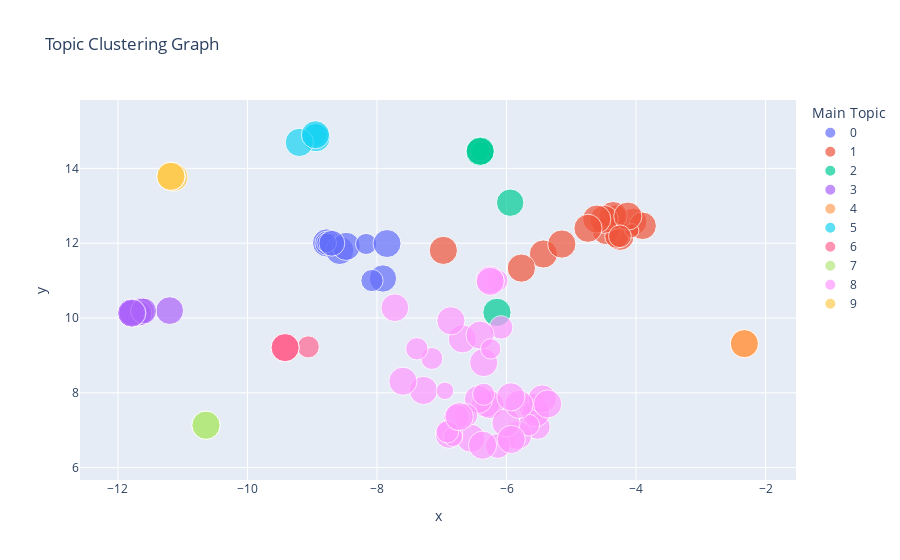

Source (notebook cell):
### Markdown cell above
# Generating Cluster Graph of Topics

### Code cell
visualize_topic_cluster_TSNE(LDA_model, df)

### Figure 1 — Plotly figure (JSON) as saved in the notebook; plotly's stock layout.template omitted (floating-point values rounded to 4 significant figures)
{"data": [{"customdata": [["buff.ly", "Neutral Positive", "0"], ["www.nbcnews.com", "Neutral Negative", "0"], ["wapo.st", "Neutral Positive", "0"], ["4imag.com", "Positive", "0"], ["cna.asia", "Neutral Positive", "0"], ["nyti.ms", "Neutral Positive", "0"], ["punchbowl.news", "Neutral Positive", "0"], ["l.smartnews.com", "Neutral Positive", "0"], ["en.wikipedia.org", "Neutral Negative", "0"], ["trib.al", "Neutral Negative", "0"], ["people.com", "Neutral Negative", "0"]], "hovertemplate": "Address: %{customdata[0]}<br>Sentiment Label: %{customdata[1]}<br>Main Topic:%{customdata[2]}", "legendgroup": "0", "marker": {"color": "#636efa", "size": [0.9997, 0.9383, 0.5486, 0.6179, 0.7195, 0.9997, 0.9946, 0.56, 0.9831, 0.4864, 0.8381], "sizemode": "area", "sizeref": 0.002499, "symbol": "circle"}, "mode": "markers", "name": "0", "orientation": "v", "showlegend": true, "type": "scatter", "x": [-8.778, -7.909, -8.763, -8.078, -8.774, -8.577, -8.476, -8.168, -7.845, -8.778, -8.697], "xaxis": "x", "y": [12.01, 11.06, 12.01, 11.0, 12.0, 11.81, 11.92, 11.98, 11.99, 12.01, 12.0], "yaxis": "y"}, {"customdata": [["www.washingtontimes.com", "Positive", "1"], ["bit.ly", "Neutral Positive", "1"], ["fee.org", "Positive", "1"], ["nbcbay.com", "Neutral Positive", "1"], ["welovetrump.com", "Positive", "1"], ["www.dailykos.com", "Neutral Negative", "1"], ["lakegenevanews.net", "Neutral Positive", "1"], ["time.com", "Neutral Positive", "1"], ["ift.tt", "Neutral Negative", "1"], ["ow.ly", "Neutral Positive", "1"], ["www.dailykos.com", "Neutral Negative", "1"], ["www.ncronline.org", "Neutral Positive", "1"], ["www.wkyt.com", "Neutral Positive", "1"], ["open.substack.com", "Positive", "1"], ["trib.al", "Positive", "1"], ["wjactv.com", "Neutral Positive", "1"], ["www.jihadwatch.org", "Negative", "1"]], "hovertemplate": "Address: %{customdata[0]}<br>Sentiment Label: %{customdata[1]}<br>Main Topic:%{customdata[2]}", "legendgroup": "1", "marker": {"color": "#EF553B", "size": [0.9943, 0.9982, 0.9974, 0.9224, 0.7263, 0.9495, 0.5513, 0.9968, 0.9979, 0.9973, 0.999, 0.9971, 0.9982, 0.9957, 0.2541, 0.9981, 0.6474], "sizemode": "area", "sizeref": 0.002499, "symbol": "circle"}, "mode": "markers", "name": "1", "orientation": "v", "showlegend": true, "type": "scatter", "x": [-5.43, -4.247, -4.46, -4.04, -4.297, -3.898, -4.317, -6.975, -4.353, -4.493, -5.771, -4.606, -5.146, -4.742, -4.065, -4.127, -4.248], "xaxis": "x", "y": [11.71, 12.19, 12.34, 12.58, 12.19, 12.47, 12.75, 11.81, 12.74, 12.64, 11.33, 12.65, 11.98, 12.4, 12.33, 12.72, 12.19], "yaxis": "y"}, {"customdata": [["www.cbc.ca", "Neutral Positive", "2"], ["theshahab.com", "Neutral Positive", "2"], ["www.mediaite.com", "Neutral Positive", "2"], ["www.theyeshivaworld.com", "Neutral Positive", "2"], ["prada.substack.com", "Neutral Positive", "2"], ["go.shr.lc", "Neutral Positive", "2"], ["www.msnbc.com", "Neutral Positive", "2"]], "hovertemplate": "Address: %{customdata[0]}<br>Sentiment Label: %{customdata[1]}<br>Main Topic:%{customdata[2]}", "legendgroup": "2", "marker": {"color": "#00cc96", "size": [0.9954, 0.9406, 0.4504, 0.519, 0.9992, 0.9982, 0.9978], "sizemode": "area", "sizeref": 0.002499, "symbol": "circle"}, "mode": "markers", "name": "2", "orientation": "v", "showlegend": true, "type": "scatter", "x": [-6.405, -5.943, -6.405, -6.405, -6.147, -6.412, -6.405], "xaxis": "x", "y": [14.46, 13.08, 14.46, 14.46, 10.15, 14.44, 14.46], "yaxis": "y"}, {"customdata": [["www.cbsnews.com", "Neutral Positive", "3"], ["www.sonsof1776.com", "Neutral Negative", "3"], ["www.newsbreakapp.com", "Neutral Positive", "3"], ["ijr.com", "Neutral Positive", "3"], ["www.politico.com", "Neutral Positive", "3"], ["dlvr.it", "Neutral", "3"], ["twitchy.com", "Positive", "3"], ["www.foxnews.com", "Neutral Positive", "3"], ["zpr.io", "Neutral Positive", "3"]], "hovertemplate": "Address: %{customdata[0]}<br>Sentiment Label: %{customdata[1]}<br>Main Topic:%{customdata[2]}", "legendgroup": "3", "marker": {"color": "#ab63fa", "size": [0.9959, 0.9953, 0.8048, 0.6047, 0.9991, 0.9658, 0.8419, 0.8434, 0.9897], "sizemode": "area", "sizeref": 0.002499, "symbol": "circle"}, "mode": "markers", "name": "3", "orientation": "v", "showlegend": true, "type": "scatter", "x": [-11.79, -11.65, -11.67, -11.76, -11.78, -11.2, -11.79, -11.6, -11.79], "xaxis": "x", "y": [10.13, 10.17, 10.13, 10.13, 10.13, 10.2, 10.13, 10.19, 10.13], "yaxis": "y"}, {"customdata": [["l.smartnews.com", "Neutral Positive", "4"], ["dlvr.it", "Neutral Negative", "4"], ["www.elespanol.com", "Negative", "4"], ["altanto.com.do", "Neutral Negative", "4"], ["www.thecatholicmonitor.com", "Positive", "4"]], "hovertemplate": "Address: %{customdata[0]}<br>Sentiment Label: %{customdata[1]}<br>Main Topic:%{customdata[2]}", "legendgroup": "4", "marker": {"color": "#FFA15A", "size": [0.9943, 0.9823, 0.9852, 0.97, 0.9976], "sizemode": "area", "sizeref": 0.002499, "symbol": "circle"}, "mode": "markers", "name": "4", "orientation": "v", "showlegend": true, "type": "scatter", "x": [-2.326, -2.328, -2.326, -2.329, -2.326], "xaxis": "x", "y": [9.315, 9.316, 9.315, 9.316, 9.315], "yaxis": "y"}, {"customdata": [["www.sfgate.com", "Neutral", "5"], ["www.smobserved.com", "Neutral Positive", "5"], ["soundcloud.com", "Neutral Positive", "5"], ["trib.al", "Neutral Negative", "5"], ["www.nytimes.com", "Negative", "5"]], "hovertemplate": "Address: %{customdata[0]}<br>Sentiment Label: %{customdata[1]}<br>Main Topic:%{customdata[2]}", "legendgroup": "5", "marker": {"color": "#19d3f3", "size": [0.6116, 0.7247, 0.9939, 0.9981, 0.9937], "sizemode": "area", "sizeref": 0.002499, "symbol": "circle"}, "mode": "markers", "name": "5", "orientation": "v", "showlegend": true, "type": "scatter", "x": [-8.95, -8.951, -8.941, -9.2, -8.951], "xaxis": "x", "y": [14.9, 14.9, 14.82, 14.69, 14.9], "yaxis": "y"}, {"customdata": [["meaww.com", "Positive", "6"], ["trib.al", "Neutral Positive", "6"], ["nbcbayarea.com", "Neutral Negative", "6"], ["www.diariodenavarra.es", "Positive", "6"]], "hovertemplate": "Address: %{customdata[0]}<br>Sentiment Label: %{customdata[1]}<br>Main Topic:%{customdata[2]}", "legendgroup": "6", "marker": {"color": "#FF6692", "size": [0.6114, 0.9953, 0.9959, 0.9873], "sizemode": "area", "sizeref": 0.002499, "symbol": "circle"}, "mode": "markers", "name": "6", "orientation": "v", "showlegend": true, "type": "scatter", "x": [-9.062, -9.42, -9.42, -9.418], "xaxis": "x", "y": [9.228, 9.208, 9.208, 9.209], "yaxis": "y"}, {"customdata": [["eltiempomonclova.mx", "Positive", "7"], ["buff.ly", "Negative", "7"], ["link.springer.com", "Neutral Positive", "7"]], "hovertemplate": "Address: %{customdata[0]}<br>Sentiment Label: %{customdata[1]}<br>Main Topic:%{customdata[2]}", "legendgroup": "7", "marker": {"color": "#B6E880", "size": [0.9907, 0.9982, 0.9994], "sizemode": "area", "sizeref": 0.002499, "symbol": "circle"}, "mode": "markers", "name": "7", "orientation": "v", "showlegend": true, "type": "scatter", "x": [-10.64, -10.64, -10.64], "xaxis": "x", "y": [7.134, 7.135, 7.134], "yaxis": "y"}, {"customdata": [["www.independent.co.uk", "Negative", "8"], ["www.latimes.com", "Neutral Positive", "8"], ["dlvr.it", "Neutral Negative", "8"], ["ugnews24.info", "Neutral Positive", "8"], ["www.thenewcivilrightsmovement.com", "Neutral Negative", "8"], ["www.nytimes.com", "Neutral Negative", "8"], ["politi.co", "Neutral Positive", "8"], ["www.nbcnews.com", "Neutral Negative", "8"], ["ift.tt", "Neutral Positive", "8"], ["www.dailymail.co.uk", "Neutral Positive", "8"], ["www.whas11.com", "Neutral Positive", "8"], ["on.tnr.com", "Neutral Positive", "8"], ["www.msnbc.com", "Negative", "8"], ["www.theepochtimes.com", "Neutral Positive", "8"], ["NBC11NEWS.com", "Neutral Negative", "8"], ["l.smartnews.com", "Negative", "8"], ["crooksandliars.com", "Negative", "8"], ["www.newsnationnow.com", "Neutral", "8"], ["bismarcktribune.com", "Neutral", "8"], ["www.independent.co.uk", "Negative", "8"], ["www.audacy.com", "Neutral Negative", "8"], ["www.nbcnews.com", "Neutral Positive", "8"], ["www.newsmax.com", "Negative", "8"], ["nationalfile.com", "Neutral Positive", "8"], ["www.theepochtimes.com", "Neutral Negative", "8"], ["nbcnews.to", "Neutral Negative", "8"], ["www.independent.co.uk", "Neutral Negative", "8"], ["rollingstone.com", "Neutral Negative", "8"], ["www.newsbreakapp.com", "Neutral Negative", "8"], ["flip.it", "Neutral Positive", "8"], ["dlvr.it", "Positive", "8"], ["tinyurl.com", "Neutral Negative", "8"], ["www.nbcnews.com", "Neutral Positive", "8"], ["flip.it", "Neutral Positive", "8"], ["ca.news.yahoo.com", "Neutral Positive", "8"], ["buff.ly", "Neutral Positive", "8"], ["www.kosu.org", "Neutral Negative", "8"], ["news.yahoo.com", "Negative", "8"], ["www.cnn.com", "Neutral", "8"], ["www.courttv.com", "Negative", "8"]], "hovertemplate": "Address: %{customdata[0]}<br>Sentiment Label: %{customdata[1]}<br>Main Topic:%{customdata[2]}", "legendgroup": "8", "marker": {"color": "#FF97FF", "size": [0.9961, 0.9985, 0.9972, 0.7727, 0.9955, 0.3872, 0.6132, 0.9978, 0.9923, 0.9987, 0.9577, 0.6044, 0.4671, 0.9965, 0.9974, 0.997, 0.6929, 0.9938, 0.9889, 0.5953, 0.9683, 0.6271, 0.7712, 0.6828, 0.9966, 0.9959, 0.9933, 0.9971, 0.4631, 0.9956, 0.8354, 0.6157, 0.9931, 0.6399, 0.9953, 0.9976, 0.9953, 0.9947, 0.5201, 0.9946], "sizemode": "area", "sizeref": 0.002499, "symbol": "circle"}, "mode": "markers", "name": "8", "orientation": "v", "showlegend": true, "type": "scatter", "x": [-7.282, -6.682, -5.587, -5.517, -6.32, -6.951, -6.147, -6.551, -5.547, -6.858, -6.887, -7.152, -6.0, -5.828, -5.45, -6.258, -6.083, -7.6, -6.434, -5.657, -7.724, -7.385, -6.134, -6.625, -6.352, -6.008, -6.255, -5.927, -6.829, -5.363, -6.77, -6.353, -6.408, -6.913, -6.25, -6.37, -5.806, -5.933, -6.244, -6.73], "xaxis": "x", "y": [8.063, 9.443, 7.607, 7.09, 7.723, 8.055, 11.0, 6.785, 7.465, 9.927, 6.884, 8.917, 6.744, 6.861, 7.837, 7.688, 9.749, 8.309, 7.823, 7.136, 10.28, 9.177, 6.578, 7.402, 8.809, 7.196, 11.01, 6.754, 6.821, 7.703, 7.344, 7.961, 9.543, 6.959, 10.98, 6.599, 7.691, 7.892, 9.176, 7.363], "yaxis": "y"}, {"customdata": [["greenwald.substack.com", "Neutral Positive", "9"], ["dlvr.it", "Neutral Negative", "9"], ["www.dailymail.co.uk", "Neutral Negative", "9"], ["www.nytimes.com", "Neutral Positive", "9"], ["seekingalpha.com", "Neutral Positive", "9"], ["share.newsbreak.com", "Neutral Positive", "9"], ["www.businessinsider.com", "Neutral Positive", "9"]], "hovertemplate": "Address: %{customdata[0]}<br>Sentiment Label: %{customdata[1]}<br>Main Topic:%{customdata[2]}", "legendgroup": "9", "marker": {"color": "#FECB52", "size": [0.9986, 0.9946, 0.8546, 0.9269, 0.9992, 0.9986, 0.9988], "sizemode": "area", "sizeref": 0.002499, "symbol": "circle"}, "mode": "markers", "name": "9", "orientation": "v", "showlegend": true, "type": "scatter", "x": [-11.18, -11.14, -11.16, -11.18, -11.18, -11.18, -11.18], "xaxis": "x", "y": [13.79, 13.76, 13.78, 13.79, 13.79, 13.79, 13.79], "yaxis": "y"}], "layout": {"legend": {"itemsizing": "constant", "title": {"text": "Main Topic"}, "tracegroupgap": 0}, "title": {"text": "Topic Clustering Graph"}, "xaxis": {"anchor": "y", "domain": [0, 1], "title": {"text": "x"}}, "yaxis": {"anchor": "x", "domain": [0, 1], "title": {"text": "y"}}}}
